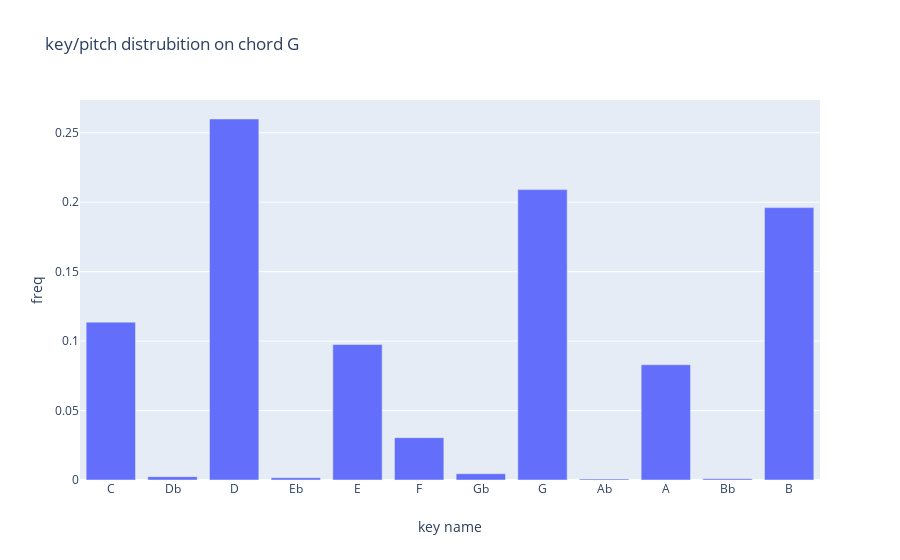

The notebook cell this image was saved under:
### Code cell
chord_name = 'G'

key_name = ['C','Db','D','Eb','E','F','Gb','G','Ab','A','Bb','B']

dist = B[symbol2idx[chord_name],:]
dist = (dist/dist.sum()).tolist()

h = go.Bar(x = key_name,y = dist)
layout = go.Layout(title = 'key/pitch distrubition on chord {}'.format(chord_name),
                   xaxis=dict(title = 'key name'),yaxis = dict(title = 'freq'))

fig = go.Figure(data = [h],layout = layout)
iplot(fig)

### Figure 1 — Plotly figure (JSON) as saved in the notebook; plotly's stock layout.template omitted (floating-point values rounded to 4 significant figures)
{"data": [{"type": "bar", "x": ["C", "Db", "D", "Eb", "E", "F", "Gb", "G", "Ab", "A", "Bb", "B"], "y": [0.1136, 0.002397, 0.2599, 0.001657, 0.09757, 0.0305, 0.004518, 0.2091, 0.0007639, 0.08298, 0.0009563, 0.1961]}], "layout": {"title": {"text": "key/pitch distrubition on chord G"}, "xaxis": {"title": {"text": "key name"}}, "yaxis": {"title": {"text": "freq"}}}}
